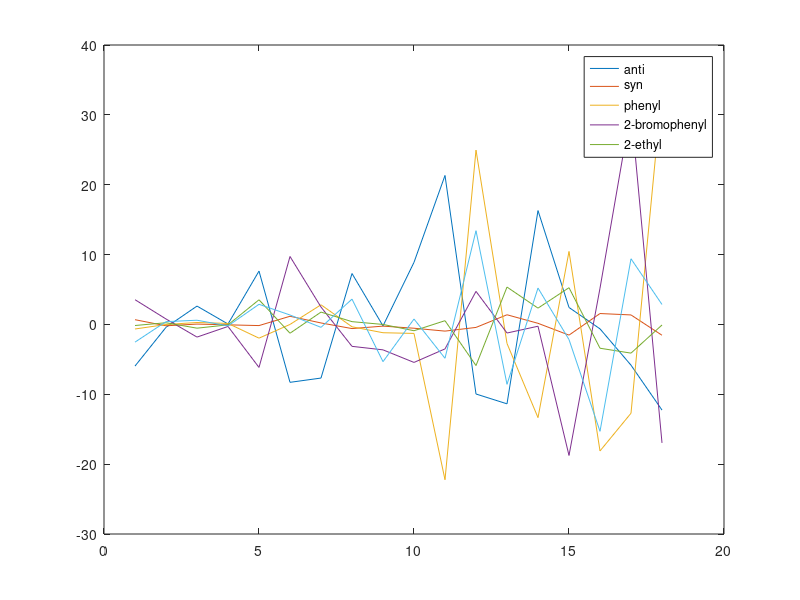

Here is the MATLAB script that generated this plot:
%%
% Import tables containing information about individual experiments and
% yields of measured analytes
conditions = importdata('conditions_matrix_updated.csv');
yields = importdata('yields_matrix_updated.csv');
%% 
% Store the parameters 
parameters = {'2_bromophenylpyrroline','methyl acrylate','decamethylcobaltocene','Lewis acid','Ni_cod','water_workup','bicarb_workup','ammonium_chloride_workup','sodium_carbonate_workup','naoh_workup','BEt3','AlMe3','AlEt3','toluene','benzene','trifluorotoluene','thf','ether', 'xylene'}

%% 
% Extract the numbers from data tables
conditions = conditions.data;
yields = yields.data;
%% 
% Remove experiments where mass balance was less than 75 and greater than
% 120%
yields_trimmed = yields(yields(:,6)>75 & yields(:,6)<120, :);
conds_trimmed = conditions(yields(:,6)>75 & yields(:,6)<120, :);
parameters(sum(conds_trimmed)==0)=[];
%% 
% Center the data by subtracting the mean and dividing by the mean of each
% column
conds_trimmed(:, sum(conds_trimmed)==0) = [];
conds_centered = conds_trimmed - ones(size(conds_trimmed,1),1)*sum(conds_trimmed)/size(conds_trimmed, 1);
yields_centered = yields_trimmed - ones(size(yields_trimmed,1),1)*sum(yields_trimmed)/size(yields_trimmed, 1);
%% 
% Calculate pseudoinverse to get contributions of each parameter to yields
centered_weights = pinv(conds_centered)*yields_centered;
%% 
% Plot for quick visual
plot(centered_weights)

legend('anti', 'syn', 'phenyl', '2-bromophenyl', '2-ethyl')
%% 
fileID = fopen('centered_weights.txt','w');
fprintf(fileID,'%f,%f,%f,%f,%f,%f\n',centered_weights')
fclose(fileID)

